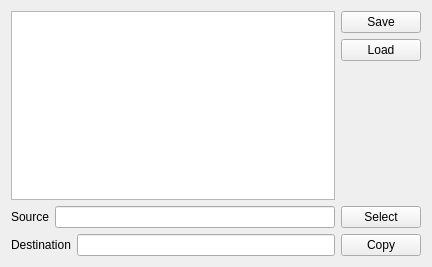
<?xml version="1.0" encoding="UTF-8"?>
<ui version="4.0">
 <class>Widget</class>
 <widget class="QWidget" name="Widget">
  <property name="geometry">
   <rect>
    <x>0</x>
    <y>0</y>
    <width>432</width>
    <height>267</height>
   </rect>
  </property>
  <property name="windowTitle">
   <string>Widget</string>
  </property>
  <layout class="QVBoxLayout" name="verticalLayout_2">
   <item>
    <layout class="QHBoxLayout" name="horizontalLayout">
     <item>
      <widget class="QTextEdit" name="textEdit"/>
     </item>
     <item>
      <layout class="QVBoxLayout" name="verticalLayout">
       <item>
        <widget class="QPushButton" name="savePushButton">
         <property name="text">
          <string>Save</string>
         </property>
        </widget>
       </item>
       <item>
        <widget class="QPushButton" name="loadPushButton">
         <property name="text">
          <string>Load</string>
         </property>
        </widget>
       </item>
       <item>
        <spacer name="verticalSpacer">
         <property name="orientation">
          <enum>Qt::Orientation::Vertical</enum>
         </property>
         <property name="sizeHint" stdset="0">
          <size>
           <width>20</width>
           <height>40</height>
          </size>
         </property>
        </spacer>
       </item>
      </layout>
     </item>
    </layout>
   </item>
   <item>
    <layout class="QHBoxLayout" name="horizontalLayout_2">
     <item>
      <widget class="QLabel" name="label_2">
       <property name="text">
        <string>Source</string>
       </property>
      </widget>
     </item>
     <item>
      <widget class="QLineEdit" name="sourceLineEdit"/>
     </item>
     <item>
      <widget class="QPushButton" name="selectPushButton">
       <property name="text">
        <string>Select</string>
       </property>
      </widget>
     </item>
    </layout>
   </item>
   <item>
    <layout class="QHBoxLayout" name="horizontalLayout_3">
     <item>
      <widget class="QLabel" name="label">
       <property name="text">
        <string>Destination</string>
       </property>
      </widget>
     </item>
     <item>
      <widget class="QLineEdit" name="destinationLineEdit"/>
     </item>
     <item>
      <widget class="QPushButton" name="copyPushButton">
       <property name="text">
        <string>Copy</string>
       </property>
      </widget>
     </item>
    </layout>
   </item>
  </layout>
 </widget>
 <resources/>
 <connections/>
</ui>
